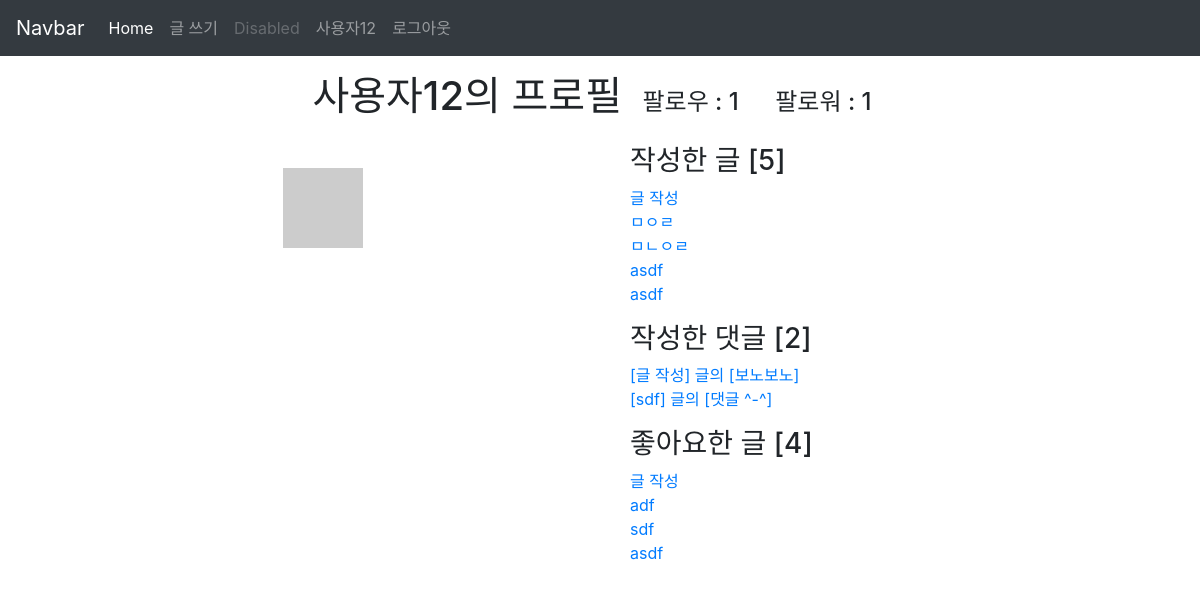
/accounts/4/profile/ (signed in), run on the app's committed database.
### accounts/models.py (models this page shows)
class User(AbstractUser):
    followers = models.ManyToManyField(settings.AUTH_USER_MODEL, related_name='followings', blank=True)

### articles/models.py (models this page shows, shortened)
class Article(models.Model):
    title = models.CharField(max_length=10)
    content = models.TextField()
    image = models.ImageField(blank=True)
    image_thumbnail = ImageSpecField(
        processors=[ResizeToFill(300, 300)],
        format='JPEG',
        options={'quality': 80}
    )
    created_at = models.DateTimeField(auto_now_add=True)
    updated_at = models.DateTimeField(auto_now=True)
    user = models.ForeignKey(settings.AUTH_USER_MODEL, on_delete=models.CASCADE)
    like_users = models.ManyToManyField(settings.AUTH_USER_MODEL, related_name='like_articles', blank=True)
    hashtags = models.ManyToManyField(HashTag, blank=True)

class Comment(models.Model):
    content = models.CharField(max_length=140)
    created_at = models.DateTimeField(auto_now_add=True)
    article = models.ForeignKey(Article, on_delete=models.CASCADE)
    user = models.ForeignKey(settings.AUTH_USER_MODEL, on_delete=models.CASCADE)

### accounts/views.py (the view)
# urls.py: path('<int:account_pk>/profile/', views.profile, name='profile'),
def profile(request, account_pk):
    user = get_object_or_404(get_user_model(), pk=account_pk)
    context = {
        'user_profile': user
    }
    return render(request, 'accounts/profile.html', context)

### articles/templatetags/gravatar.py (called while the page is built)
@register.filter
def makehash(user):
    email = user.email
    social_user = user.socialaccount_set.all().first()
    if social_user:
        return social_user.extra_data.get('properties').get('profile_image')
    return 'https://www.gravatar.com/avatar/' + hashlib.md5(email.strip().lower().encode('utf-8')).hexdigest() + '?size=25'

### accounts/templates/accounts/profile.html (shortened to what this page needs)
{% extends 'articles/base.html' %}
{% block body %}
{% load gravatar %}
<div class='container my-3'>
  <div class='text-center'>
    <h1 class='d-inline '>{{ user_profile.username }}의 프로필</h1>
    <h4 class="d-inline mx-3">팔로우 : {{ user_profile.followings.count }}</h4>
    <h4 class="d-inline mx-3">팔로워 : {{ user_profile.followers.count }}</h4>
  </div>
  <div class='row'>
    <div class='col'>
      <img src="{{ user_profile |makehash }}" alt="" class='d-block mx-auto my-5'>
    </div>
    <div class='col'>
        {% if user == user_profile %}
      <div class='container mt-4 mb-3'>
        <h3>작성한 글 [{{ user.article_set.count }}]</h3>
        {% for article in user.article_set.all %}
        <a href="{% url 'articles:detail' article.pk %}">{{ article.title }}</a><br>
        {% endfor %}
      </div>
      <div class='container my-3'>
        <h3>작성한 댓글 [{{ user.comment_set.count }}]</h3>
        {% for comment in user.comment_set.all %}
        <a href="{% url 'articles:detail' comment.article_id %}">
          [{{ comment.article.title }}] 글의 [{{ comment.content }}]
        </a><br>
        {% endfor %}
      </div>
      <div class='container my-3'>
        <h3>좋아요한 글 [{{ user.like_articles.count }}]</h3>
        {% for article in user.like_articles.all %}
        <a href="{% url 'articles:detail' article.pk %}">{{ article.title }}</a><br>
        {% endfor %}
        {% endif %}
        {% endblock%}

### articles/templates/_navbar.html (shortened to what this page needs)
<nav class="navbar navbar-expand-lg navbar-dark bg-dark">
  <a class="navbar-brand" href="/articles/">Navbar</a>
  <div class="collapse navbar-collapse" id="navbarNavAltMarkup">
    <div class="navbar-nav">
      <a class="nav-item nav-link active" href={% url 'articles:index' %}>Home <span class="sr-only">(current)</span></a>
      <a class="nav-item nav-link" href={% url 'articles:create' %}>글 쓰기</a>
      <a class="nav-item nav-link disabled" href="#" tabindex="-1" aria-disabled="true">Disabled</a>
      {% if user.is_authenticated %}
      {% load gravatar %}
      <a href="{% url 'accounts:profile' user.pk %}" class="nav-item nav-link">{{ user.username }}</a>
      <a class="nav-item nav-link" href={% url 'accounts:logout' %}>로그아웃</a>
      {% else %}
      <a class="nav-item nav-link" href={% url 'accounts:signup' %}>회원 가입</a>
      <a class="nav-item nav-link" href={% url 'accounts:login' %}>로그인</a>
      {% endif %}
    </div>
  </div>
</nav>

### data on the page
User: username "사용자12", followings.count "1", followers.count "1", article_set.count "5", comment_set.count "2", like_articles.count "4"
Article: title "글 작성"
Article: title "ㅁㅇㄹ"
Article: title "ㅁㄴㅇㄹ"
Article: title "asdf"
Article: title "asdf"
Comment: article "글 작성", content "보노보노"
Comment: article "sdf", content "댓글 ^-^"
Article: title "adf"
Article: title "sdf"
